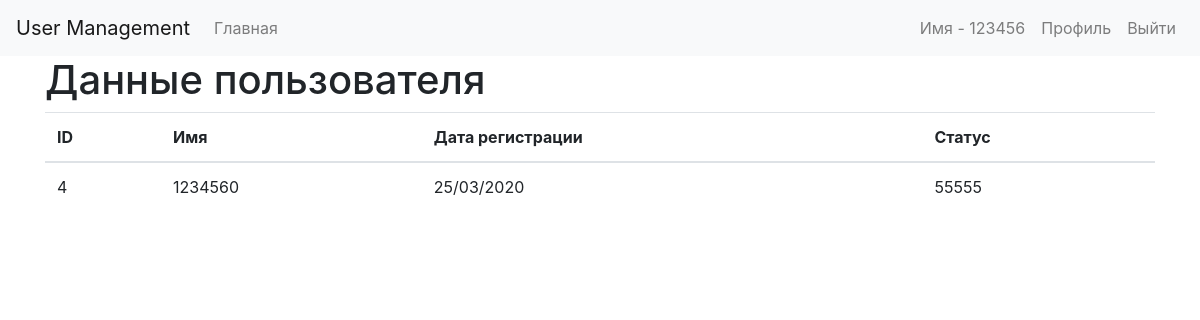
Page /user_profile.php?id=4 (signed in) on the committed database.
### tables this page shows
CREATE TABLE `users` (
  `id` int(11) NOT NULL,
  `name` varchar(255) NOT NULL,
  `email` varchar(255) NOT NULL,
  `password` varchar(255) NOT NULL,
  `status` text NOT NULL,
  `group_id` int(11) NOT NULL DEFAULT '1',
  `date` varchar(255) NOT NULL
);

### Components/Config.php (called while the page is built)
<?php
class Config
{
    public static function get($path = null)
    {
        if ($path) {
            $config = $GLOBALS['config'];
            $newPath = explode('.', $path);
            foreach ($newPath as $items) {
                if (isset($config[$items])) {
                    $config = $config[$items];
                } else {
                    return 'Такого значения нет в конфигурации';
                }
            }
            return $config;
        }
        return false;
    }
}

### app/controller/User.php (called while the page is built, shortened)
<?php
class User extends Model
{
    private $db = null, $data = null, $session_name = null, $isLoggedIn, $cookieName;
    public function __construct($user = null)
    {
        $this->db = DataBase::getInstance();
        $this->session_name = Config::get('session.user_session');
        if (!$user) {
            if (Session::exists($this->session_name)) {
                $id = Session::get($this->session_name);
                if ($this->find($id)) {
                    $this->isLoggedIn = true;
                } else {
                }
            }
        } else {
            $this->find($user);
        }
    }
    public function find($value = null)
    {
        if (is_numeric($value)) {
            $this->data = $this->db->get('users', ['id', '=', $value])->first();
        } else {
            $this->data = $this->db->get('users', ['email', '=', $value])->first();
        }
        if ($this->data) {
            return true;
        }
        return false;
    }
    public function data()
    {
        return $this->data;
    }
    public function isLoggedIn()
    {
        return $this->isLoggedIn;
    }
}

### Components/DataBase.php (called while the page is built, shortened)
<?php
class DataBase
{
    private $pdo;
    private $query, $error = false, $results = null, $count= null;
    private static $instance = null;
    private function __construct()
    {
        $dsn = "".Config::get('mysql.driver').":host=".Config::get('mysql.host').";dbname=".Config::get('mysql.database').";charset=".Config::get('mysql.charset').";";
        try {
            $this->pdo = new PDO($dsn, Config::get('mysql.username'),Config::get('mysql.password'));
            $this->pdo->setAttribute(PDO::ATTR_ERRMODE, PDO::ERRMODE_EXCEPTION);
            $this->pdo->setAttribute(PDO::ATTR_EMULATE_PREPARES, TRUE);
            $this->pdo->setAttribute(PDO::ATTR_DEFAULT_FETCH_MODE, PDO::FETCH_OBJ);
        } catch (PDOException $e) {
            die ("Ошибка подключения к базе данных: ".$e->getMessage());
        }
        }
    public static function getInstance()
    {
        if (!isset(self::$instance)) {
            self::$instance = new Database();
        }
        return self::$instance;
    }
    public function query($sql, $params = [])
    {
        $this->error = false;
        $this->query = $this->pdo->prepare($sql);
        if (count($params)) {
            $i = 1;
            foreach ($params as $value) {
                $this->query->bindValue($i, $value);
                $i++;
            }
        }
        if (!$this->query->execute()) {
            $this->massage = $this->query->errorInfo();
            $this->error = true;
            return $this;
        } else {
try{
    $this->results = $this->query->fetchAll(PDO::FETCH_OBJ);
            $this->count = $this->query->rowCount();
}catch (PDOException $e){
                return  $this;
            }
        }
        return $this;
    }
    public function action($table, $where= [], $action)
    {
              $this->error = false;
        if (isset($where) and count($where) == 3) {
            $operators = ['=', '>', '<', '>=', '<=', 'IS', 'IN', 'LIKE'];
            $field = $where[0];
            $operator = $where[1];
            $value = $where[2];
            if (in_array($operator, $operators)) {
                $sql = "{$action} FROM {$table} WHERE {$field}  {$operator} ?";
                if (!$this->query($sql, [$value])->error()) {
                    return $this;
                }
            } else{
                $this->massage = 'не верно веден оператор';
            }
        } else {
            $this->massage = 'ведите три значения';
        }
        $this->error = true;
       return $this;
    }
  public function get($table, $where = [])
    {
     return   $this->action($table, $where, 'SELECT *');
    }
    public function first()
    {
        return  $this->results()[0];
    }
    public function error()
    {
        return $this->error;
    }
    public function results()
    {
        return $this->results;
    }
    public function count()
    {
        return $this->count;
    }
}

### init.php (called while the page is built, shortened)
<?php
require_once($_SERVER['DOCUMENT_ROOT'] .'/Components/Config.php');
require_once($_SERVER['DOCUMENT_ROOT'] .'/Components/DataBase.php');
require_once($_SERVER['DOCUMENT_ROOT'] .'/Components/Validate.php');
require_once($_SERVER['DOCUMENT_ROOT'] .'/Components/Input.php');
require_once($_SERVER['DOCUMENT_ROOT'] .'/app/controller/User.php');
$user= new User;

### Components/Input.php (called while the page is built, shortened)
<?php
class Input
{
    public static function get($item)
    {
        if (isset($_POST[$item])) {
            return $_POST[$item];
        } elseif (isset($_GET[$item])) {
            return $_GET[$item];
        } else {
            return '';
        }
    }
}

### user_profile.php (the view, shortened to what this page needs)
<?php
require_once 'init.php';
$oneUser = new User(Input::get('id'));
?>
<!DOCTYPE html>
<html lang="en">
<head>
  <link rel="stylesheet" href="https://stackpath.bootstrapcdn.com/bootstrap/4.4.1/css/bootstrap.min.css">
</head>
<body>
<? require_once 'Components/inludes/user-menu.php' ?>
   <div class="container">
     <div class="row">
       <div class="col-md-12">
         <h1>Данные пользователя</h1>
         <table class="table">
           <thead>
             <th>ID</th>
             <th>Имя</th>
             <th>Дата регистрации</th>
             <th>Статус</th>
           </thead>
           <tbody>
             <tr>
               <td><?=$oneUser->data()->id?></td>
               <td><?=$oneUser->data()->name?></td>
               <td><?=$oneUser->data()->date?></td>
               <td><?=$oneUser->data()->status?></td>
             </tr>
           </tbody>
         </table>
       </div>
     </div>
   </div>
</body>
</html>

### Components/inludes/user-menu.php (shortened to what this page needs)
<nav class="navbar navbar-expand-lg navbar-light bg-light">
            <a class="navbar-brand" href="<?=Config::get('links.home')?>">User Management</a>
    <div class="collapse navbar-collapse" id="navbarSupportedContent">
        <ul class="navbar-nav mr-auto">
            <li class="nav-item">
                <a class="nav-link" href="<?=Config::get('links.home')?>">Главная</a>
            </li>
        </ul>
        <ul class="navbar-nav">
            <?php if($user->isLoggedIn()) :?>
                <li class="nav-item">
                    <a href="<?=Config::get('links.profile')?>" class="nav-link">Имя - <?=$user->data()->name?></a>
                </li>   <li class="nav-item">
                    <a href="<?=Config::get('links.profile')?>" class="nav-link">Профиль</a>
                </li>
                <a href="<?=Config::get('links.logout')?>" class="nav-link">Выйти</a>
            <? endif; ?>
        </ul>
    </div>
</nav>

### rows in the picture
users: name "123456"
users: id "4", name "1234560", date "25/03/2020", status "55555"
